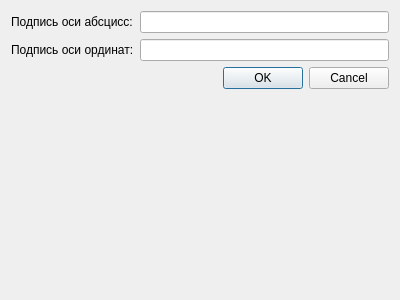
<?xml version="1.0" encoding="UTF-8"?>
<ui version="4.0">
 <class>signAxesDialog</class>
 <widget class="QDialog" name="signAxesDialog">
  <property name="geometry">
   <rect>
    <x>0</x>
    <y>0</y>
    <width>400</width>
    <height>300</height>
   </rect>
  </property>
  <property name="windowTitle">
   <string>Dialog</string>
  </property>
  <layout class="QFormLayout" name="formLayout">
   <item row="0" column="0">
    <widget class="QLabel" name="label">
     <property name="text">
      <string>Подпись оси абсцисс:</string>
     </property>
    </widget>
   </item>
   <item row="0" column="1">
    <widget class="QLineEdit" name="absLineEdit"/>
   </item>
   <item row="2" column="0" colspan="2">
    <widget class="QDialogButtonBox" name="buttonBox">
     <property name="orientation">
      <enum>Qt::Horizontal</enum>
     </property>
     <property name="standardButtons">
      <set>QDialogButtonBox::Cancel|QDialogButtonBox::Ok</set>
     </property>
    </widget>
   </item>
   <item row="1" column="0">
    <widget class="QLabel" name="label_2">
     <property name="text">
      <string>Подпись оси ординат:</string>
     </property>
    </widget>
   </item>
   <item row="1" column="1">
    <widget class="QLineEdit" name="ordLineEdit"/>
   </item>
  </layout>
 </widget>
 <resources/>
 <connections>
  <connection>
   <sender>buttonBox</sender>
   <signal>accepted()</signal>
   <receiver>signAxesDialog</receiver>
   <slot>accept()</slot>
   <hints>
    <hint type="sourcelabel">
     <x>248</x>
     <y>254</y>
    </hint>
    <hint type="destinationlabel">
     <x>157</x>
     <y>274</y>
    </hint>
   </hints>
  </connection>
  <connection>
   <sender>buttonBox</sender>
   <signal>rejected()</signal>
   <receiver>signAxesDialog</receiver>
   <slot>reject()</slot>
   <hints>
    <hint type="sourcelabel">
     <x>316</x>
     <y>260</y>
    </hint>
    <hint type="destinationlabel">
     <x>286</x>
     <y>274</y>
    </hint>
   </hints>
  </connection>
 </connections>
</ui>
